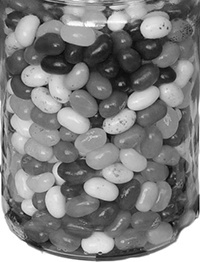
#> input picture hue.jpg, 200 x 262 px
$ python cv.py ../hue.jpg   (Python 2 division)
#> lines starting #> are read from the running program, lines starting #| are printed output that depends on the picture
import cv2,sys
import numpy as np

def countBlobs(fname):
#> called with fname = '../hue.jpg'
  img = cv2.imread(fname,1)
#> img is the input picture: shape (262, 200, 3); min 2, max 255, mean 127.2
  h,w,_ = img.shape
#> h = 262; w = 200

  himg = cv2.cvtColor(img, cv2.COLOR_BGR2HSV)
#> himg: shape (262, 200, 3); mean H, S, V 0, 0, 127.2
  print himg.shape
#| (262, 200, 3)
  hs = himg.copy()[:,:,:2]
  h,w,_ = hs.shape
  v = np.ones((h,w,1), dtype=np.uint8)*200
  hsv = np.concatenate((hs,v),axis=2)
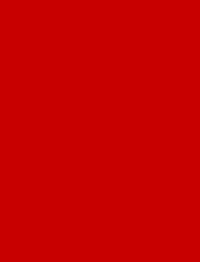
#> hsv: shape (262, 200, 3); mean of channels 0, 1, 2 0, 0, 200; drawn as B, G, R
  hsv_ = cv2.cvtColor(hsv, cv2.COLOR_HSV2BGR)
#> hsv_: shape (262, 200, 3); every value is 200
  print hsv.shape
#| (262, 200, 3)
  cv2.imwrite('hs.jpg',hsv_)

if __name__ == "__main__":

  countBlobs(sys.argv[1]) # straight on, large jar

$ run again, on wshed2s.jpg
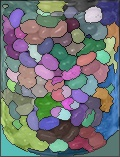
#> input picture wshed2s.jpg, 120 x 157 px
#> in countBlobs, img is the input picture: shape (157, 120, 3); mean B, G, R 120.3, 117.4, 115.1
#> himg: shape (157, 120, 3); mean H, S, V 88.7, 89.1, 142.4
#| (157, 120, 3)
#> in countBlobs, `hsv = np.concatenate((hs,v),axis=2)`:
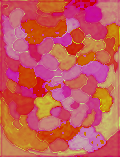
#> hsv: shape (157, 120, 3); mean of channels 0, 1, 2 88.7, 89.1, 200; drawn as B, G, R
#> in countBlobs, `hsv_ = cv2.cvtColor(hsv, cv2.COLOR_HSV2BGR)`:
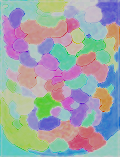
#> hsv_: shape (157, 120, 3); mean B, G, R 168.8, 164.9, 160.4
#| (157, 120, 3)

$ run again, on wshed3.jpg
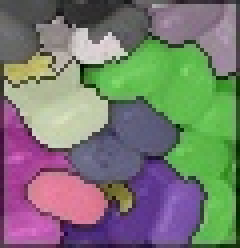
#> input picture wshed3.jpg, 60 x 62 px (shown 4 times larger)
#> in countBlobs, img is the input picture: shape (62, 60, 3); mean B, G, R 113.6, 121.6, 120.2
#> himg: shape (62, 60, 3); mean H, S, V 94.8, 92.6, 148.1
#| (62, 60, 3)
#> in countBlobs, `hsv = np.concatenate((hs,v),axis=2)`:
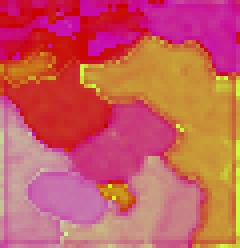
#> hsv: shape (62, 60, 3) (shown 4 times larger); mean of channels 0, 1, 2 94.8, 92.6, 200; drawn as B, G, R
#> in countBlobs, `hsv_ = cv2.cvtColor(hsv, cv2.COLOR_HSV2BGR)`:
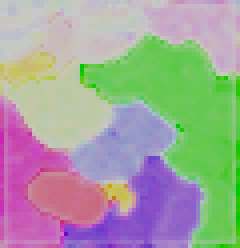
#> hsv_: shape (62, 60, 3) (shown 4 times larger); mean B, G, R 157.2, 163.5, 162.9
#| (62, 60, 3)
